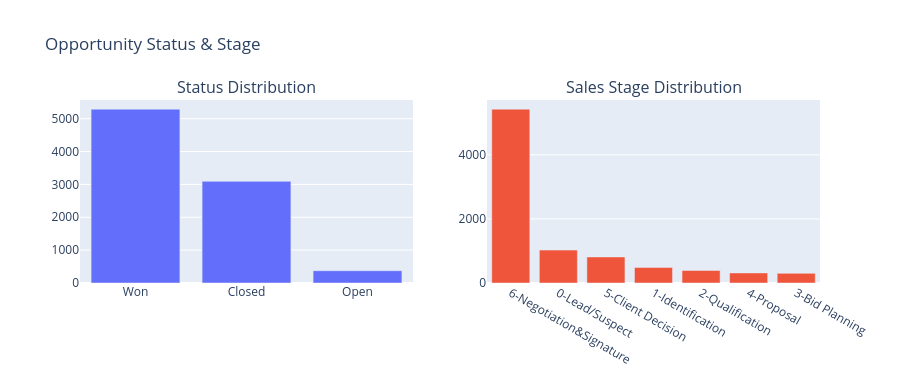

Notebook cell for this chart:
### Code cell
fig = make_subplots(rows=1, cols=2,
                    subplot_titles=['Status Distribution', 'Sales Stage Distribution'])

sc  = df['status'].value_counts(dropna=False)
stg = df['sales_stage'].value_counts(dropna=False)

fig.add_trace(go.Bar(x=sc.index.astype(str),  y=sc.values,  name='Status'), row=1, col=1)
fig.add_trace(go.Bar(x=stg.index.astype(str), y=stg.values, name='Stage'),  row=1, col=2)

fig.update_layout(height=380, showlegend=False, title_text='Opportunity Status & Stage')
fig.show()

### Figure 1 — Plotly figure (JSON) as saved in the notebook; plotly's stock layout.template omitted (floating-point values rounded to 4 significant figures)
{"data": [{"name": "Status", "type": "bar", "x": ["Won", "Closed", "Open"], "xaxis": "x", "y": [5290, 3093, 374], "yaxis": "y"}, {"name": "Stage", "type": "bar", "x": ["6-Negotiation&Signature", "0-Lead/Suspect", "5-Client Decision", "1-Identification", "2-Qualification", "4-Proposal", "3-Bid Planning"], "xaxis": "x2", "y": [5425, 1027, 813, 485, 390, 315, 302], "yaxis": "y2"}], "layout": {"annotations": [{"font": {"size": 16}, "showarrow": false, "text": "Status Distribution", "x": 0.225, "xanchor": "center", "xref": "paper", "y": 1, "yanchor": "bottom", "yref": "paper"}, {"font": {"size": 16}, "showarrow": false, "text": "Sales Stage Distribution", "x": 0.775, "xanchor": "center", "xref": "paper", "y": 1, "yanchor": "bottom", "yref": "paper"}], "height": 380, "showlegend": false, "title": {"text": "Opportunity Status & Stage"}, "xaxis": {"anchor": "y", "domain": [0, 0.45]}, "xaxis2": {"anchor": "y2", "domain": [0.55, 1]}, "yaxis": {"anchor": "x", "domain": [0, 1]}, "yaxis2": {"anchor": "x2", "domain": [0, 1]}}}
